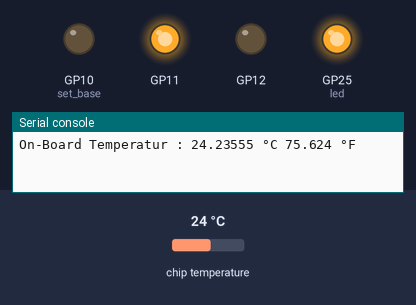
The program below on a simulated Raspberry Pi Pico running MicroPython. Shown: output pins drawn as LEDs (lit = HIGH), the last lines printed to the serial console. The test bench sets the inputs (shaded band); at power-on: chip temperature 24 °C.

Above: at 0.2 s.
At 2.5 s:
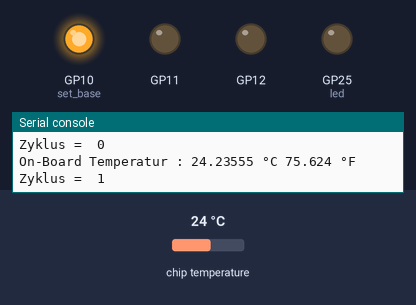
At 3.2 s:
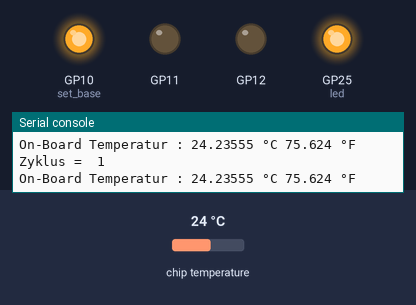
At 5.5 s:
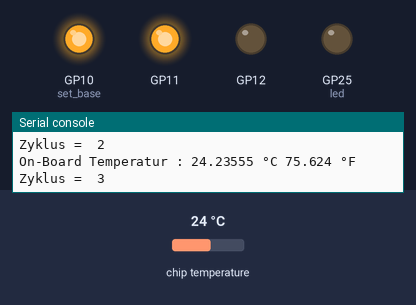
At 7.0 s:
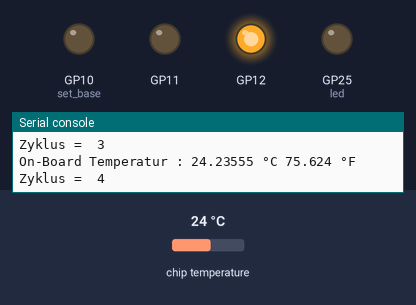
At 8.5 s:
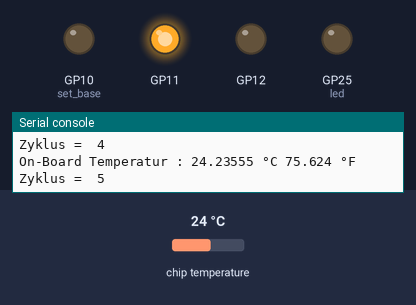
Timing chart, 0 to 10.4 s (numbered marks = the images above):
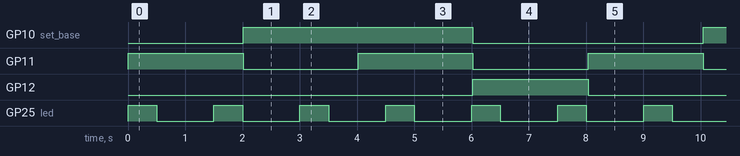

The program:

5_4_2_FSM_Ampelsequenz.py
```python
"""
Statemachine zur Schaltung der Ampelsequenz
Die Wartezeit wird durch zwei geschachtelte Schleifen parametriert.
t=x*y*1/freq
Das Hauptprogramm stoppt nach 10 Zyklen (Onboard-LED blinkt)
Die PIOs laufen weiter.
"""

from machine import Pin
import time
from rp2 import PIO, asm_pio, StateMachine


@asm_pio(set_init=(PIO.OUT_LOW, PIO.OUT_LOW, PIO.OUT_LOW))
def ampel():
    label('start')  # Sequenz-Start

    set(pins, 0b00010)  # Gelbphase

    set(x, 10)  # Warteschleife Gelbphase
    label("loop_GE_1")
    set(y, 10)
    label("loop_GE_2")
    nop()[31]
    jmp(y_dec, "loop_GE_2")
    jmp(x_dec, "loop_GE_1")

    set(pins, 0b00001)  # Rotphase

    set(x, 10)  # Warteschleife Rotphase
    label("loop_R_1")
    set(y, 10)
    label("loop_R_2")
    nop()[31]
    jmp(y_dec, "loop_R_2")
    jmp(x_dec, "loop_R_1")

    set(pins, 0b00011)  # Rot-Gelb Plase

    set(x, 10)  # Warteschleife Rot-Gelb Phase
    label("loop_RG_1")
    set(y, 10)
    label("loop_RG_2")
    nop()[31]
    jmp(y_dec, "loop_RG_2")
    jmp(x_dec, "loop_RG_1")

    set(pins, 0b00100)  # Grünphase (Ende Fussgängerphase)

    set(x, 10)  # Warteschleife Grünphase
    label("loop_GR_1")
    set(y, 10)
    label("loop_GR_2")
    nop()[31]
    jmp(y_dec, "loop_GR_2")
    jmp(x_dec, "loop_GR_1")

    jmp('start')


sm = StateMachine(0, ampel, freq=2000, set_base=Pin(10))

sm.active(1)

# Definition der Ein- und Ausgänge
adc = machine.ADC(4)
led = machine.Pin(25, machine.Pin.OUT)
zyklus = 0

# Hauptprogramm

while zyklus < 10:
# Ausgabe der Onboard-Temperatur
    ADC_spannung = adc.read_u16() * (3.3 / 65535)
    temp_in_celsius = 27 - (ADC_spannung - 0.706)/0.001721
    temp_in_fahrenheit = 32+(1.8*temp_in_celsius)
    print("On-Board Temperatur : {} °C {} °F".format(temp_in_celsius, temp_in_fahrenheit))
# Blinken der Onboard-LED
    led(1)
    time.sleep_ms(500)
    led(0)
    print("Zyklus = ", zyklus)
    zyklus += 1
    time.sleep(1)
```

Measured:
- by itself, GP10 (set_base): alternates HIGH for 4.0 s and LOW for 4.0 s
- by itself, GP11: alternates HIGH for 2.0 s and LOW for 2.0 s
- by itself, GP12: alternates HIGH for 2.0 s and LOW for 6.0 s
- by itself, GP25 (led): alternates HIGH for 0.50 s and LOW for 1.0 s, 20 changes in all, then stays LOW
